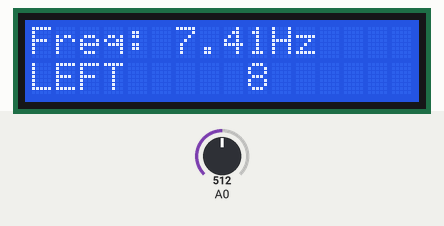
This sketch was run on a simulated Arduino Uno, built with avr-gcc and run on an emulated ATmega328P. Parts: 16×2 character LCD. The inputs (shaded band) are chosen by the test bench; at power-on: A0 = 512.

Above: at 1.2 s.
1.3 s: A0 set to 440
At 1.49 s:
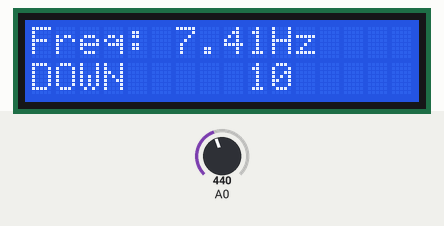
3.3 s: A0 set to 240
At 3.41 s:
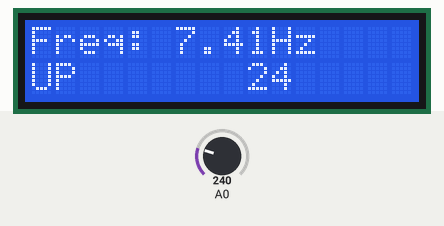
5.2 s: A0 set to 40
At 5.32 s:
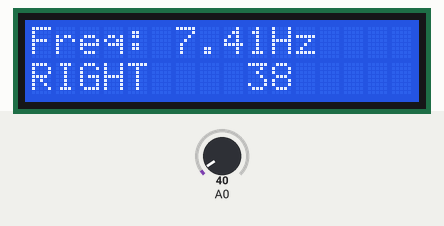
7.1 s: A0 set to 660
At 7.23 s:
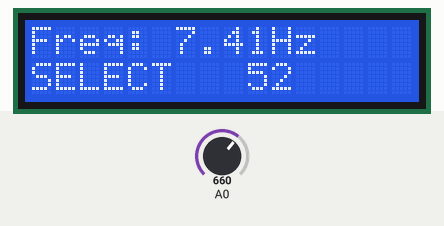

The sketch:

ex4.ino
```cpp
//Sample using LiquidCrystal library
#include <LiquidCrystal.h>

/*******************************************************

This program will test the LCD panel and the buttons

Originally written by:
Mark Bramwell, July 2010

Modified by Joshua Portelance, January 2017 for CSC 460

********************************************************/

// select the pins used on the LCD panel
LiquidCrystal lcd(8, 9, 4, 5, 6, 7);

// define some values used by the panel and buttons
float freq        = 135;
int lcd_key     = 0;
int adc_key_in  = 0;
int count       = 0;
int lastButton  = 5;
#define btnRIGHT  0
#define btnUP     1
#define btnDOWN   2
#define btnLEFT   3
#define btnSELECT 4
#define btnNONE   5

// read the buttons
int read_LCD_buttons()
{
 adc_key_in = analogRead(0);      // read the value from the sensor
 // my buttons when read are centered at these valies: 0, 144, 329, 504, 741
 // we add approx 50 to those values and check to see if we are close
 if (adc_key_in > 1000) return btnNONE; // We make this the 1st option for speed reasons since it will be the most likely result
 // For V1.1 us this threshold
 if (adc_key_in < 50)   return btnRIGHT;
 if (adc_key_in < 250)  return btnUP;
 if (adc_key_in < 450)  return btnDOWN;
 if (adc_key_in < 650)  return btnLEFT;
 if (adc_key_in < 850)  return btnSELECT;

 // For V1.0 comment the other threshold and use the one below:
/*
 if (adc_key_in < 50)   return btnRIGHT;
 if (adc_key_in < 195)  return btnUP;
 if (adc_key_in < 380)  return btnDOWN;
 if (adc_key_in < 555)  return btnLEFT;
 if (adc_key_in < 790)  return btnSELECT;
*/


 return btnNONE;  // when all others fail, return this...
}

void setup()
{
 lcd.begin(16, 2);              // start the library
 lcd.setCursor(0,0);
 lcd.print("Freq: " + String(1000.0/freq) + "Hz"); // print a simple message
 lcd.setCursor(0,1);
 lcd.print("NONE");
}

void loop()
{
 lcd.setCursor(9,1);            // move cursor to second line "1" and 9 spaces over
 lcd.print(count);      // display seconds elapsed since power-up

 lcd.setCursor(0,1);            // move to the begining of the second line
 lcd_key = read_LCD_buttons();  // read the buttons

 /*
  * This is filtering out bad sampling frequencies.
  * We need to find the right frequency so we do not need this if statement.
  */
 /*
 if(lastButton != lcd_key)
 {
    count++;
    lastButton = lcd_key;
 }
 */

 switch (lcd_key)               // depending on which button was pushed, we perform an action
 {
   case btnRIGHT:
     {
     lcd.print("RIGHT ");
     count++;
     break;
     }
   case btnLEFT:
     {
     lcd.print("LEFT   ");
     count++;
     break;
     }
   case btnUP:
     {
     lcd.print("UP    ");
     count++;
     break;
     }
   case btnDOWN:
     {
     lcd.print("DOWN  ");
     count++;
     break;
     }
   case btnSELECT:
     {
     lcd.print("SELECT");
     count++;
     break;
     }
 }

 delay(freq);
}
```

Measured:
- after the input at 1.3 s, the display: changes after 0.13 s (image 1)
- after the input at 3.3 s, the display: changes at once (image 2)
- after the input at 5.2 s, the display: changes after 0.05 s (image 3)
- after the input at 7.1 s, the display: changes after 0.07 s (image 4)
